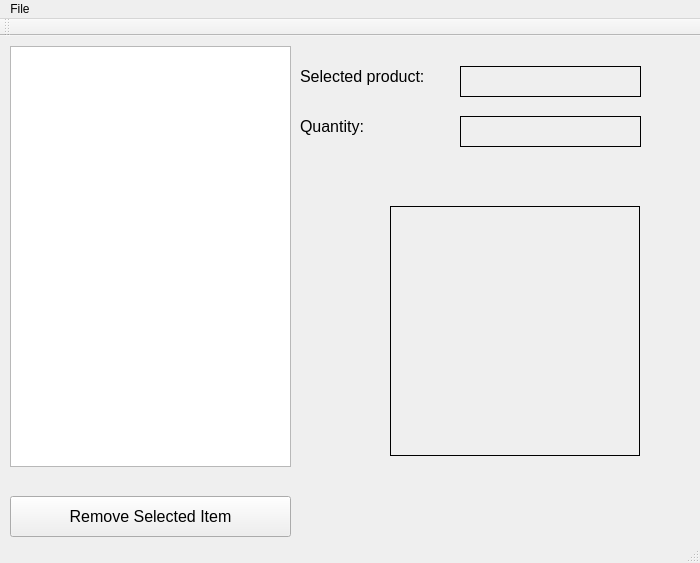
<?xml version="1.0" encoding="UTF-8"?>
<ui version="4.0">
 <class>MainWindow</class>
 <widget class="QMainWindow" name="MainWindow">
  <property name="geometry">
   <rect>
    <x>0</x>
    <y>0</y>
    <width>700</width>
    <height>563</height>
   </rect>
  </property>
  <property name="windowTitle">
   <string>Store Inventory Application</string>
  </property>
  <widget class="QWidget" name="centralWidget">
   <widget class="QListWidget" name="lstProducts">
    <property name="geometry">
     <rect>
      <x>10</x>
      <y>10</y>
      <width>281</width>
      <height>421</height>
     </rect>
    </property>
   </widget>
   <widget class="QLabel" name="label">
    <property name="geometry">
     <rect>
      <x>300</x>
      <y>30</y>
      <width>151</width>
      <height>21</height>
     </rect>
    </property>
    <property name="font">
     <font>
      <pointsize>12</pointsize>
     </font>
    </property>
    <property name="text">
     <string>Selected product:</string>
    </property>
   </widget>
   <widget class="QLabel" name="label_2">
    <property name="geometry">
     <rect>
      <x>300</x>
      <y>80</y>
      <width>141</width>
      <height>21</height>
     </rect>
    </property>
    <property name="font">
     <font>
      <pointsize>12</pointsize>
     </font>
    </property>
    <property name="text">
     <string>Quantity:</string>
    </property>
   </widget>
   <widget class="QLabel" name="lblProductName">
    <property name="geometry">
     <rect>
      <x>460</x>
      <y>30</y>
      <width>181</width>
      <height>31</height>
     </rect>
    </property>
    <property name="font">
     <font>
      <pointsize>12</pointsize>
     </font>
    </property>
    <property name="frameShape">
     <enum>QFrame::Panel</enum>
    </property>
    <property name="text">
     <string/>
    </property>
   </widget>
   <widget class="QLabel" name="lblQuantity">
    <property name="geometry">
     <rect>
      <x>460</x>
      <y>80</y>
      <width>181</width>
      <height>31</height>
     </rect>
    </property>
    <property name="font">
     <font>
      <pointsize>12</pointsize>
     </font>
    </property>
    <property name="frameShape">
     <enum>QFrame::Panel</enum>
    </property>
    <property name="text">
     <string/>
    </property>
   </widget>
   <widget class="QLabel" name="lblImage">
    <property name="geometry">
     <rect>
      <x>390</x>
      <y>170</y>
      <width>250</width>
      <height>250</height>
     </rect>
    </property>
    <property name="font">
     <font>
      <pointsize>12</pointsize>
     </font>
    </property>
    <property name="frameShape">
     <enum>QFrame::Panel</enum>
    </property>
    <property name="text">
     <string/>
    </property>
   </widget>
   <widget class="QPushButton" name="btnRemove">
    <property name="geometry">
     <rect>
      <x>10</x>
      <y>460</y>
      <width>281</width>
      <height>41</height>
     </rect>
    </property>
    <property name="font">
     <font>
      <pointsize>12</pointsize>
     </font>
    </property>
    <property name="text">
     <string>Remove Selected Item</string>
    </property>
   </widget>
  </widget>
  <widget class="QMenuBar" name="menuBar">
   <property name="geometry">
    <rect>
     <x>0</x>
     <y>0</y>
     <width>700</width>
     <height>23</height>
    </rect>
   </property>
   <widget class="QMenu" name="menuFile">
    <property name="title">
     <string>File</string>
    </property>
    <addaction name="menuNewProduct"/>
    <addaction name="menuEditSelectedProduct"/>
    <addaction name="separator"/>
    <addaction name="menuSaveProducts"/>
    <addaction name="menuLoadProducts"/>
    <addaction name="separator"/>
    <addaction name="menuExit"/>
   </widget>
   <addaction name="menuFile"/>
  </widget>
  <widget class="QToolBar" name="mainToolBar">
   <attribute name="toolBarArea">
    <enum>TopToolBarArea</enum>
   </attribute>
   <attribute name="toolBarBreak">
    <bool>false</bool>
   </attribute>
  </widget>
  <widget class="QStatusBar" name="statusBar"/>
  <action name="menuNewProduct">
   <property name="text">
    <string>New Product</string>
   </property>
  </action>
  <action name="menuEditSelectedProduct">
   <property name="text">
    <string>Edit Selected Product</string>
   </property>
  </action>
  <action name="menuSaveProducts">
   <property name="text">
    <string>Save Products</string>
   </property>
  </action>
  <action name="menuLoadProducts">
   <property name="text">
    <string>Load Products</string>
   </property>
  </action>
  <action name="menuExit">
   <property name="text">
    <string>Exit</string>
   </property>
  </action>
 </widget>
 <layoutdefault spacing="6" margin="11"/>
 <resources/>
 <connections/>
</ui>
